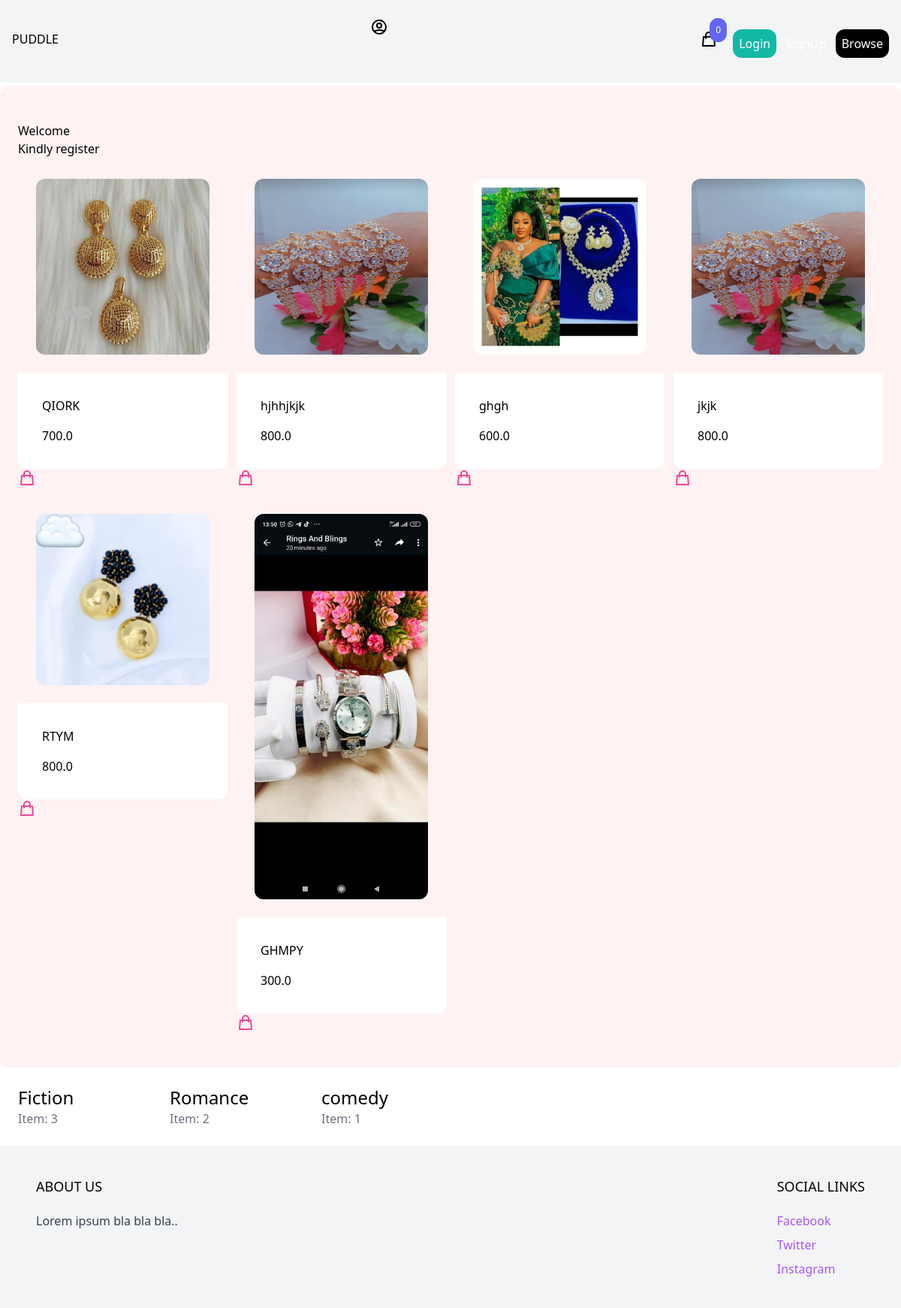
The page / on the database its author committed.
### item/models.py (models this page shows, shortened)
class Item(models.Model):
    category = models.ForeignKey(Category, related_name ='items', on_delete = models.CASCADE)
    name = models.CharField(max_length = 255)
    description = models.TextField(blank =True, null =True)
    price = models.FloatField()
    image = models.ImageField(upload_to = 'item_images', blank =  True, null = True)
    is_sold = models.BooleanField(default = False)
    created_by = models.ForeignKey(User, related_name = 'items', on_delete = models.CASCADE)
    created_at = models.DateTimeField(auto_now_add=True)

class Category(models.Model):
    name = models.CharField(max_length=255)

### core/views.py (the view)
# urls.py: path('', index, name = 'index'),
def index(request):
    items = Item.objects.filter(is_sold = False)
    categories =Category.objects.all()
    return render(request, 'core/index.html', {
        'items':items,
        'categories':categories
    })

### cart/cart.py (called while the page is built)
    def __len__(self):
        return sum(item['quantity'] for item in self.cart.values())

### cart/context_processors.py (called while the page is built)
def cart(request):
    return {'cart':Cart(request)}

### core/templates/core/index.html (shortened to what this page needs)
{% extends 'core/base.html' %}
{% block content %}
        <div class="mt-1  px-6 py-12 bg-red-50 rounded-xl">
            <h2>Welcome</h2>
            <p>Kindly register</p>
           <div class="grid grid-cols-4 px-15 mt-1 gap-3">
            {% for item in items %}
                <div>
                    <a href="{% url 'item:detail'  item.id %}">
                    <div class="p-6 rounded-xl w-full h-25"><img src="{{item.image.url}}" alt="" class="rounded-xl"></div>
                    <div class="p-6 bg-white rounded-b-xl">
                    <h2 class="text-l gray-400 p-2">{{item.name}}</h2>
                    <p class=" gray-400 p-2">{{item.price}}</p>
                    </div>
                    </a>
                    <a
                        href="#"
                        hx-get="{% url 'add_to_cart' item.id %}"
                        hx-target="#menu-cart-button"
                        hx-swap="outerHTML"
                        class="text-pink-500 hover:text-pink-800">
                        <svg xmlns="http://www.w3.org/2000/svg" class="h-6 w-6" fill="none" viewBox="0 0 24 24" stroke="currentColor">
                            <path stroke-linecap="round" stroke-linejoin="round" stroke-width="2" d="M16 11V7a4 4 0 00-8 0v4M5 9h14l1 12H4L5 9z" />
                        </svg>
                    </a>
                </div>
            {% endfor %}
           </div>
        </div>
        <div class="grid grid-cols-6 gap-3">
            {% for category in categories %}
            <div class="p-6 bg-white rounded-b-xl">
                <h2 class="text-2xl">{{category.name}}</h2>
                <p class="text-gray-500">Item: {{category.items.count}}</p>
            </div>
            {% endfor %}
        </div>
    {% endblock %}

### rows shown on the page
Item: image (picture), name "QIORK", price "700.0"
Item: image (picture), name "hjhhjkjk", price "800.0"
Item: image (picture), name "ghgh", price "600.0"
Item: image (picture), name "jkjk", price "800.0"
Item: image (picture), name "RTYM", price "800.0"
Item: image (picture), name "GHMPY", price "300.0"
Category: name "Fiction", items.count "3"
Category: name "Romance", items.count "2"
Category: name "comedy", items.count "1"

### other values the page prints
{{ cart|length }} "0"
